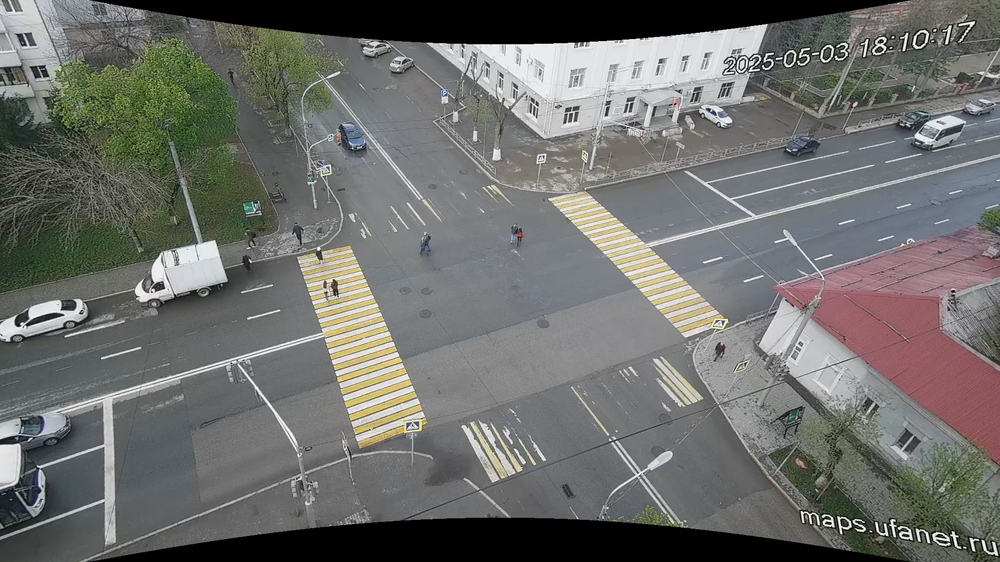
#> input picture example/pushkin_aksakov/image/pattern_corrected_image.png, 1000 x 562 px, shrunk from 1920 x 1080 before the run
$ python manual_data_input.py
#> lines starting #> are read from the running program, lines starting #| are printed output that depends on the picture; after the words box and inside, x2 and y2 are one past the last pixel; in counts of white or black regions, pixels touching at a corner belong together
import cv2
import numpy as np
import json
import os


class LineAnnotationTool:
    def __init__(self, image_path, save_dir="annotations", save_file="lines.json"):
        # Загружаем изображение и проверяем его наличие
#> called with save_dir = '../../example/pushkin_aksakov/vp/', save_file = 'vp3.json'
        self.image = cv2.imread(image_path)
#> self.image is the input picture: shape (562, 1000, 3); mean B, G, R 107.2, 110.3, 109.7
        if self.image is None:
            raise FileNotFoundError(f"Не удалось загрузить изображение: {image_path}")

        # Создаем копию изображения для отрисовки
        self.image_copy = self.image.copy()

        # Инициализация переменных для хранения линий и состояния
        self.lines = []
        self.current_line = []
        self.dragging_point = None
        self.selected_line = None
        self.edit_mode = False
        self.hover_point = None
        self.window_name = "Calibration scene"
        self.cursor_position = (0, 0)

        # Папка для сохранения аннотаций
        self.save_dir = save_dir
        self.save_file = save_file
        os.makedirs(self.save_dir, exist_ok=True)

    def run(self):
        # Создаем окно и настраиваем обработку мыши
        cv2.namedWindow(self.window_name, cv2.WINDOW_NORMAL)
        cv2.setMouseCallback(self.window_name, self.mouse_callback)
        print("Нажмите 'q' для выхода | 's' сохранить | 'd' удалить | 'e' редактировать")

        # Основной цикл взаимодействия с пользователем
        while True:
            self.redraw()
            key = cv2.waitKey(1) & 0xFF

            # Выход
            if key == 27 or key == ord('q'):
                break

            # Сохранение линий
            elif key == ord('s'):
                self.save_lines()

            # Переключение режима редактирования
            elif key == ord('e'):
                self.edit_mode = not self.edit_mode
                if not self.edit_mode:
                    self.selected_line = None
                print(f"Режим редактирования {'включен' if self.edit_mode else 'выключен'}")

            # Удаление выбранной линии
            elif key == ord('d'):
                self.delete_selected_line()

            # Отмена последней точки или линии
            elif key == 8:  # Backspace
                if self.current_line:
                    self.current_line.pop()
                elif self.lines:
                    self.lines.pop()

        # Закрытие всех окон
        cv2.destroyAllWindows()

    # [47 lines left out: function mouse_callback, not called in this run]

    def redraw(self):
        img = self.image.copy()

        for idx, line in enumerate(self.lines):
            color = self.get_color(idx)
            point_size = 7 if idx == self.selected_line else 5
            thickness = 3 if idx == self.selected_line else 2

            for pt in line:
                cv2.circle(img, pt, point_size, (0, 255, 0), -1)
            if len(line) == 2:
                cv2.line(img, line[0], line[1], color, thickness)
                mid = ((line[0][0] + line[1][0]) // 2, (line[0][1] + line[1][1]) // 2)
                cv2.putText(img, f"Line {idx + 1}", mid, cv2.FONT_HERSHEY_SIMPLEX, 0.6, (255, 255, 255), 2)
                if idx == self.selected_line:
                    cv2.putText(img, "EDIT", (mid[0], mid[1] - 20), cv2.FONT_HERSHEY_SIMPLEX, 0.7, (0, 255, 255), 2)

        for pt in self.current_line:
            cv2.circle(img, pt, 5, (0, 255, 0), -1)
        if len(self.current_line) == 2:
            cv2.line(img, self.current_line[0], self.current_line[1], (255, 0, 0), 2)

        if self.hover_point:
            line_idx, pt_idx = self.hover_point
            pt = self.lines[line_idx][pt_idx]
            cv2.circle(img, pt, 8, (0, 255, 255), 2)

        status = "Редактирование" if self.edit_mode else "Создание"
        cv2.putText(img, f"Режим: {status}", (10, 30), cv2.FONT_HERSHEY_SIMPLEX, 0.7, (255, 255, 255), 2)
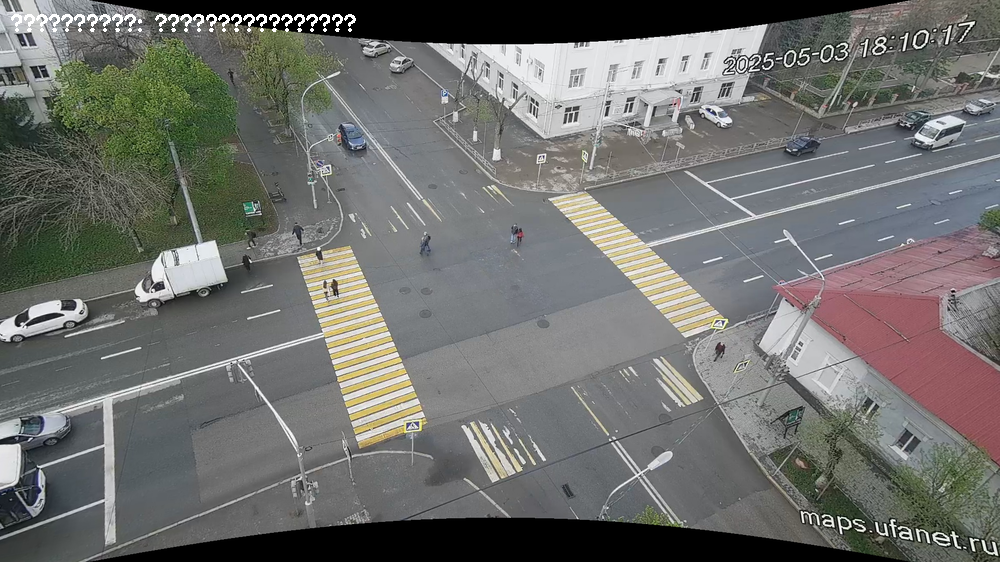
#> img: shape (562, 1000, 3); 0.38% of pixels changed, all inside (x1, y1, x2, y2) = (11, 14, 356, 32)
        cv2.imshow(self.window_name, img)

    # [14 lines left out: functions delete_selected_line, save_lines, not called in this run]

    @staticmethod
    def is_near(p1, p2, threshold=10):
        return abs(p1[0] - p2[0]) < threshold and abs(p1[1] - p2[1]) < threshold

    # [21 lines left out: functions point_to_line_distance, get_hover_point, get_color, not called in this run]


if __name__ == "__main__":
    # Указываем путь к изображению для разметки
    image_path = "../../example/pushkin_aksakov/image/pattern_corrected_image.png"
    dir_path = "../../example/pushkin_aksakov/vp/"
    tool = LineAnnotationTool(image_path, dir_path, 'vp3.json')
    tool.run()
#> (key q is pressed here)

$ run again, with example/pushkin_aksakov/image/building_corrected_image.png copied over example/pushkin_aksakov/image/pattern_corrected_image.png
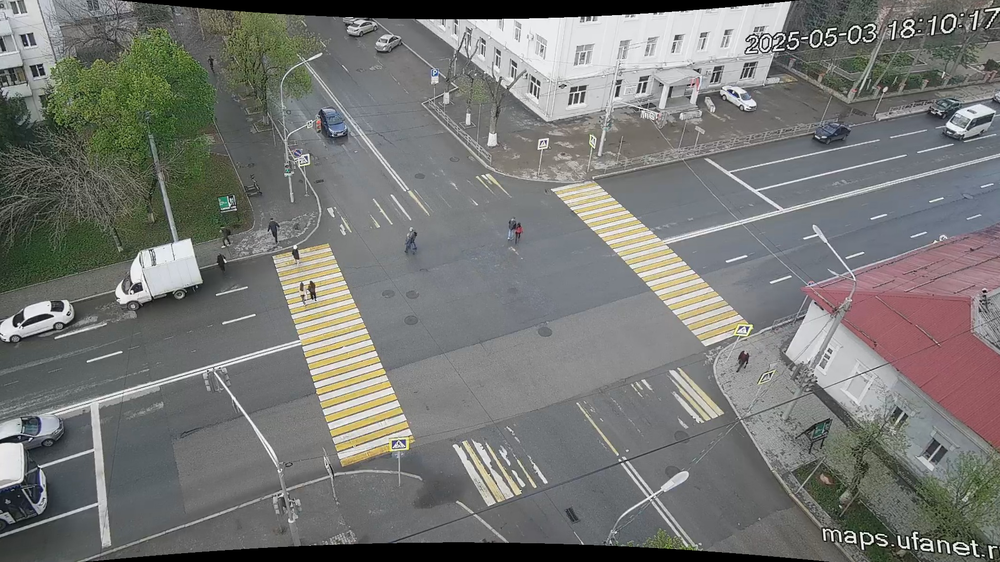
#> input picture example/pushkin_aksakov/image/building_corrected_image.png, 1000 x 562 px, shrunk from 1920 x 1080 before the run
#> in __init__, self.image is the input picture: shape (562, 1000, 3); mean B, G, R 115.7, 118.7, 118
#> in redraw, `cv2.putText(img, f"Режим: {status}", (10, 30), cv2.FONT_HERSHEY_SIMPLE..`:
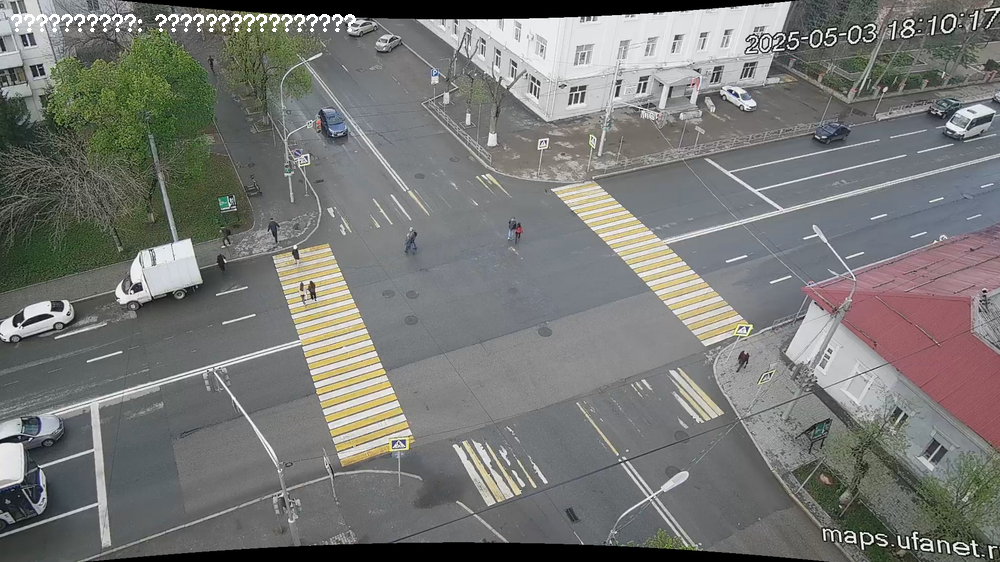
#> img: shape (562, 1000, 3); 0.38% of pixels changed, all inside (x1, y1, x2, y2) = (11, 14, 356, 32)

$ run again, with example/pushkin_aksakov/image/calibration_line.png copied over example/pushkin_aksakov/image/pattern_corrected_image.png
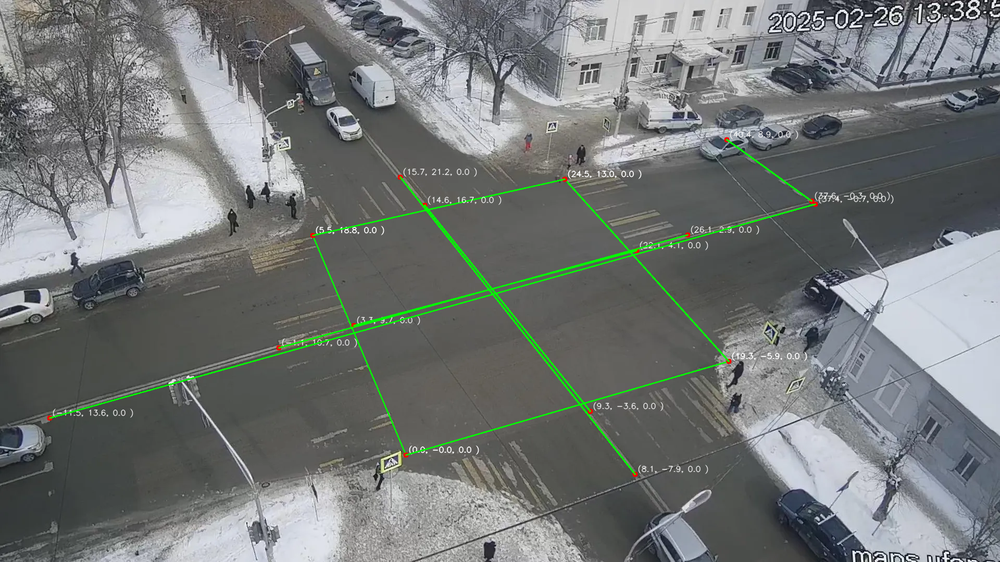
#> input picture example/pushkin_aksakov/image/calibration_line.png, 1000 x 562 px, shrunk from 1920 x 1080 before the run
#> in __init__, self.image is the input picture: shape (562, 1000, 3); mean B, G, R 118.1, 119, 115.1
#> in redraw, `cv2.putText(img, f"Режим: {status}", (10, 30), cv2.FONT_HERSHEY_SIMPLE..`:
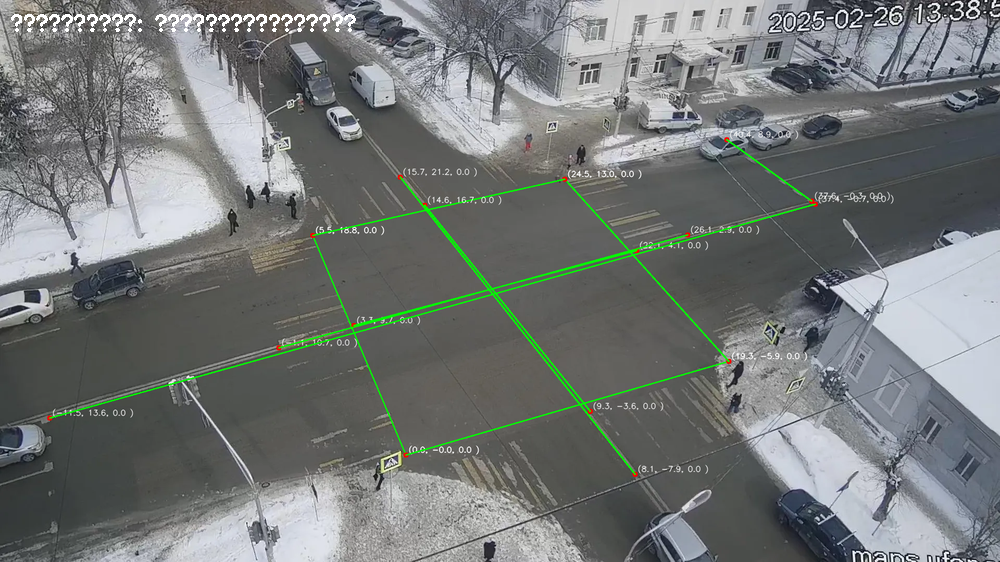
#> img: shape (562, 1000, 3); 0.38% of pixels changed, all inside (x1, y1, x2, y2) = (11, 14, 356, 32)
